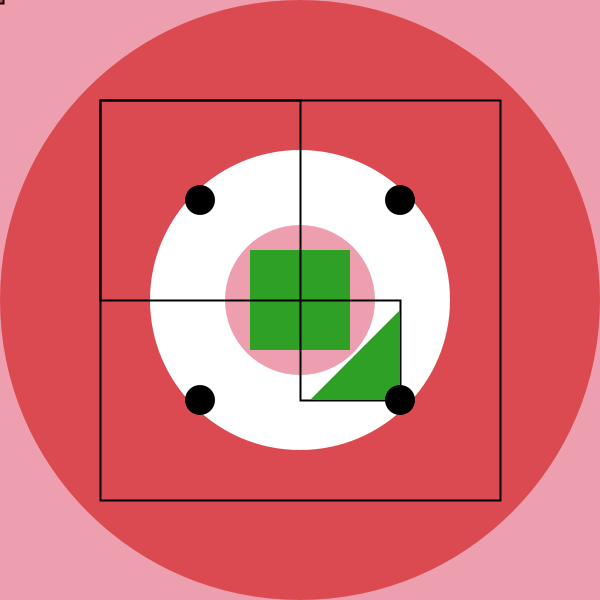
Frame 1 (no input)
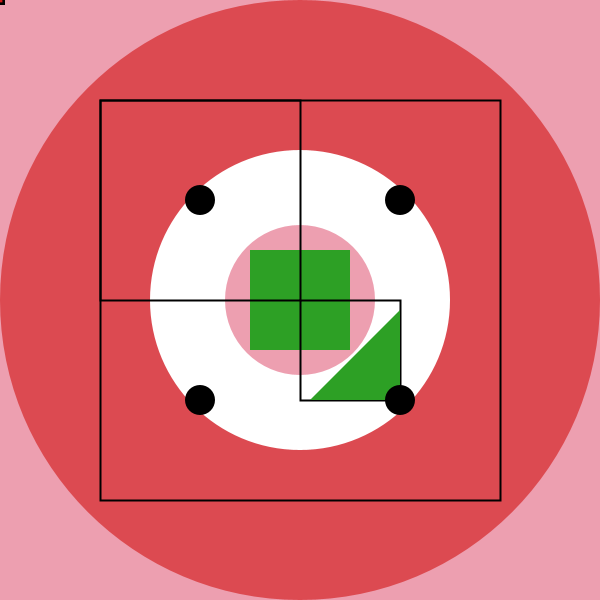
Frame 60 (the mouse pressed at the canvas centre just before this capture)
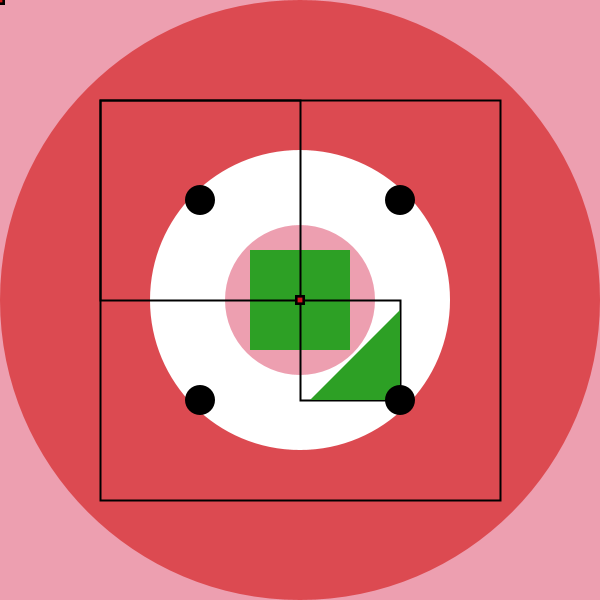
Frame 120 (the mouse held since frame 60 and released just before this capture)

The Processing sketch that drew these frames (run headless with seeded random() and noise(); from frame 60 on, the mouse is pressed at the canvas centre):

// Processing sketch: processing_6209
// ── processing_6209.pde

void setup(){
  size(600,600);
  background(237,159,176);
  smooth();
  noStroke();
  ellipseMode(RADIUS);
  fill(211,24,24,160);
  ellipse(300,300,300,300);
  ellipseMode(CENTER);
  fill(255);
  ellipse(300,300,300,300);
  ellipseMode(CENTER);
  fill(237,159,176);
  ellipse(300,300,150,150);
  fill(45,160,37);
  strokeWeight(2);
  strokeJoin(MITER);
  rectMode(CENTER);
  rect(300,300,100,100);
  stroke(0);
  noFill();
  rectMode(CENTER);
  rect(300,300,400,400);
  rectMode(CORNERS);
  rect(300,300,100,100);
  rectMode(CORNER);
  rect(300,300,100,100);
  noStroke();
  fill(45,160,37);
  triangle(310,400,400,400,400,310);
  fill(0);
  ellipse(200,200,30,30);
  ellipse(400,400,30,30);
  ellipse(400,200,30,30);
  ellipse(200,400,30,30);
}

void draw() {
  fill(211,24,24,160);
  stroke(0);
  rectMode(CENTER);
  rect(mouseX, mouseY,7,7);
}
